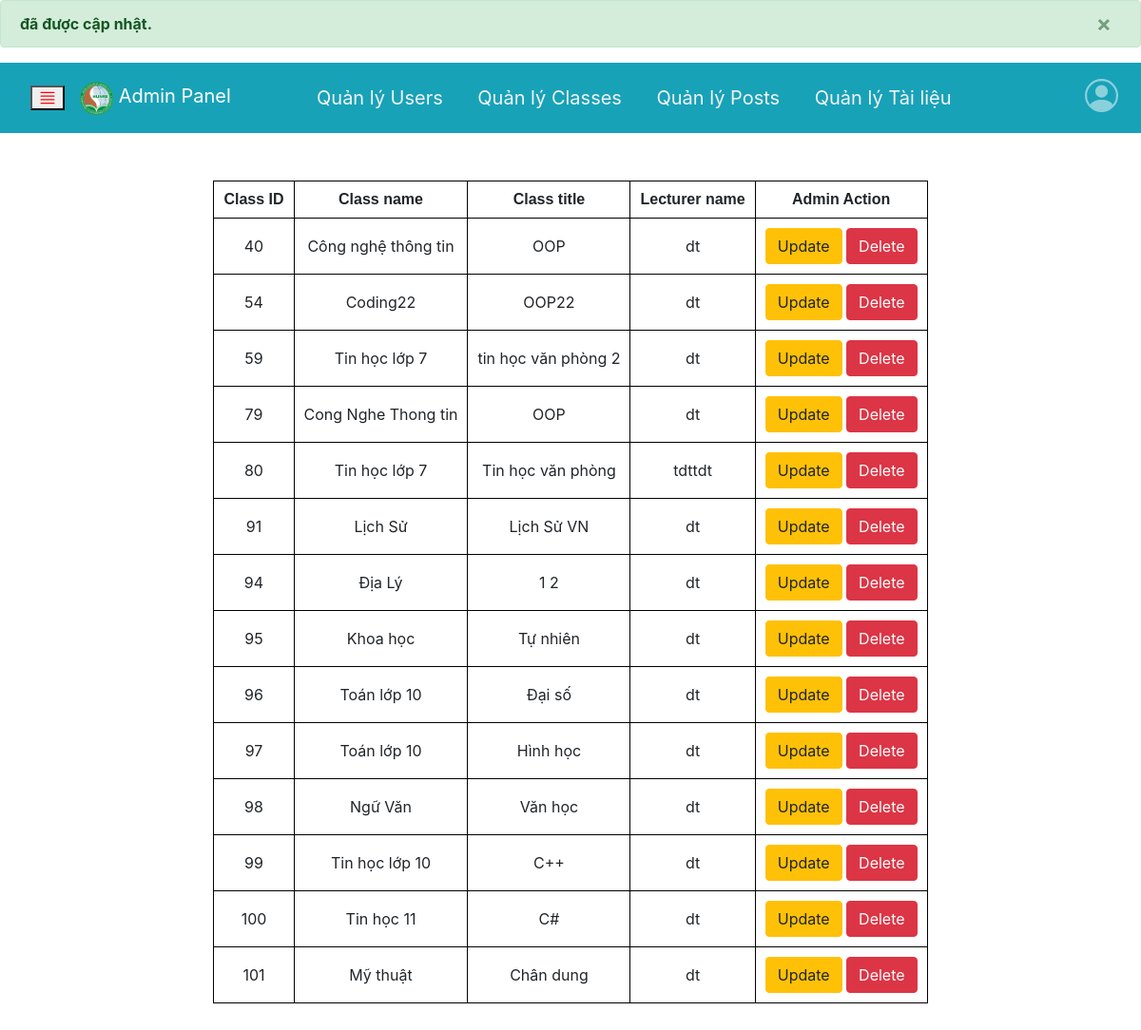
The page /Trang_admin/quan_ly_class/EditClass_function.php (signed in) on the database its author committed.
### tables this page shows
CREATE TABLE `classes` (
  `id` int(11) NOT NULL,
  `class_name` varchar(120) NOT NULL,
  `class_title` varchar(120) DEFAULT NULL,
  `class_code` varchar(6) NOT NULL,
  `lecturer` varchar(255) DEFAULT NULL
);

### Trang_admin/quan_ly_class/QuanLyClass.php (the view, shortened to what this page needs)
<?php
if ($_SESSION["email"]) {
    ?>
    <!DOCTYPE html>
    <html lang="en">
    <head>
        <link rel="stylesheet" href="https://maxcdn.bootstrapcdn.com/bootstrap/4.5.2/css/bootstrap.min.css">
        <link rel="stylesheet" href="../css/style_request2.css" />
        <link rel="stylesheet" href="../css/table.css" />
        <link rel="stylesheet" href="../css/Trangmonhoc.css">
        <link rel="stylesheet" href="../css/TrangThamGiaLopHoc.css" />
    </head>
    <body>
        <nav class="navbar navbar-expand-sm navbar-dark bg-info">
            <div id="main">
                <button class="openbtn" onclick="openNav()">
                     </button>
            </div>
            <a class="navbar-brand" href="#">
                <img src="../image/cap-1.png" width="35" height="35" class="d-inline-block align-top" alt="">
                Admin Panel
            </a>
            <div class="topnav">
                <a href="../TrangAdmin.php">Quản lý Users</a>
                <a href="../quan_ly_class/QuanLyClass.php">Quản lý Classes</a>
                <a href="../quan_ly_post/QuanLyPost.php">Quản lý Posts</a>
                <a href="../tai_lieu/trang_tai_lieu.php">Quản lý Tài liệu</a>
            </div>
            <ul class="navbar-nav">
                <li class="nav-item dropdown">
                    <a class="nav-link avatar " data-toggle="dropdown" aria-haspopup="true" aria-expanded="false">
                    </a>
                </li>
            </ul>
        </nav>
        <?php require_once ("../connect.php"); ?>
        <?php
        $sql = 'SELECT * FROM `classes`';
        $result = $connection->query($sql) or die(mysqli_error($connection));
        ?>
        <section>
            <table>
                <tr>
                    <th>Class ID</th>
                    <th>Class name</th>
                    <th>Class title</th>
                    <th>Lecturer name</th>
                    <th>Admin Action</th>
                </tr>
                <?php
                while ($row = $result->fetch_assoc()) {
                    ?>
                    <tr>
                        <td><?php echo $row['id']; ?></td>
                        <td><?php echo $row['class_name']; ?></td>
                        <td><?php echo $row['class_title']; ?></td>
                        <td><?php echo $row['lecturer']; ?></td>
                        <td>
                            <a href="EditClass.php?id=<?php echo $row['id']; ?> && class_name=<?php echo $row['class_name']; ?> && class_title=<?php echo $row['class_title']; ?> && lecturer=<?php echo $row['lecturer']; ?>"
                                class="btn btn-warning">Update</a>
                            <a href="XoaClass.php?id_delete=<?php echo $row['id']; ?> && class_name=<?php echo $row['class_name']; ?>"
                                class="btn btn-danger">Delete</a>
                        </td>
                    </tr>
                    <?php
                }
                ?>
            </table>
        </section>
    </body>
    </html>
    <?php
} else {
    header("Location: .../sign_up_in/Login.php");
}
?>

### Trang_admin/css/style_request2.css (style rules this page uses)
.avatar { font-size: 35px; margin-bottom: 5px; }
.openbtn { font-size: 20px; color:red; }
#main { transition: margin-left .5s; padding: 16px; }

### Trang_admin/css/table.css (style rules this page uses)
table { margin: 50px auto; border: 1px solid black; }
th { font-weight: bolder; font-family: Verdana, Geneva, Tahoma, sans-serif; border: 1px solid black; padding: 10px; text-align: center; }
td { font-weight: normal; font-family: -apple-system, BlinkMacSystemFont, 'Segoe UI', Roboto, Oxygen, Ubuntu, Cantarell, 'Open Sans', 'Helvetica Neue', sans-serif; border: 1px solid black; padding: 10px; text-align: center; }

### Trang_admin/css/Trangmonhoc.css (style rules this page uses)
.topnav a { color: #f2f2f2; padding: 14px 16px; text-decoration: none; font-size: 20px; }
.topnav { margin:auto; }

### rows shown on the page
classes: id "40", class_name "Công nghệ thông tin", class_title "OOP", lecturer "dt"
classes: id "54", class_name "Coding22", class_title "OOP22", lecturer "dt"
classes: id "59", class_name "Tin học lớp 7", class_title "tin học văn phòng 2", lecturer "dt"
classes: id "79", class_name "Cong Nghe Thong tin", class_title "OOP", lecturer "dt"
classes: id "80", class_name "Tin học lớp 7", class_title "Tin học văn phòng", lecturer "tdttdt"
classes: id "91", class_name "Lịch Sử", class_title "Lịch Sử VN", lecturer "dt"
classes: id "94", class_name "Địa Lý", class_title "1 2", lecturer "dt"
classes: id "95", class_name "Khoa học", class_title "Tự nhiên", lecturer "dt"
classes: id "96", class_name "Toán lớp 10", class_title "Đại số", lecturer "dt"
classes: id "97", class_name "Toán lớp 10", class_title "Hình học", lecturer "dt"
classes: id "98", class_name "Ngữ Văn", class_title "Văn học", lecturer "dt"
classes: id "99", class_name "Tin học lớp 10", class_title "C++", lecturer "dt"
classes: id "100", class_name "Tin học 11", class_title "C#", lecturer "dt"
classes: id "101", class_name "Mỹ thuật", class_title "Chân dung", lecturer "dt"
